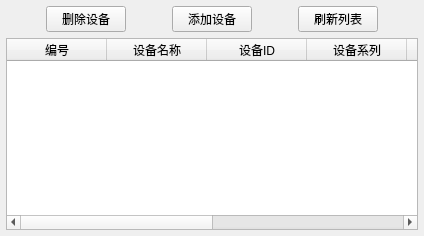
             <widget class="QWidget" name="tab_3">
              <attribute name="title">
               <string>与服务器通信</string>
              </attribute>
              <layout class="QHBoxLayout" name="horizontalLayout_8" stretch="0">
               <property name="spacing">
                <number>6</number>
               </property>
               <property name="leftMargin">
                <number>6</number>
               </property>
               <property name="topMargin">
                <number>6</number>
               </property>
               <property name="rightMargin">
                <number>6</number>
               </property>
               <property name="bottomMargin">
                <number>6</number>
               </property>
               <item>
                <layout class="QVBoxLayout" name="verticalLayout_3">
                 <item>
                  <layout class="QHBoxLayout" name="horizontalLayout_9">
                   <item>
                    <spacer name="horizontalSpacer_5">
                     <property name="orientation">
                      <enum>Qt::Horizontal</enum>
                     </property>
                     <property name="sizeHint" stdset="0">
                      <size>
                       <width>40</width>
                       <height>20</height>
                      </size>
                     </property>
                    </spacer>
                   </item>
                   <item>
                    <widget class="QPushButton" name="pushButton_4">
                     <property name="text">
                      <string>删除设备</string>
                     </property>
                    </widget>
                   </item>
                   <item>
                    <spacer name="horizontalSpacer_6">
                     <property name="orientation">
                      <enum>Qt::Horizontal</enum>
                     </property>
                     <property name="sizeHint" stdset="0">
                      <size>
                       <width>40</width>
                       <height>20</height>
                      </size>
                     </property>
                    </spacer>
                   </item>
                   <item>
                    <widget class="QPushButton" name="pushButton_5">
                     <property name="text">
                      <string>添加设备</string>
                     </property>
                    </widget>
                   </item>
                   <item>
                    <spacer name="horizontalSpacer_7">
                     <property name="orientation">
                      <enum>Qt::Horizontal</enum>
                     </property>
                     <property name="sizeHint" stdset="0">
                      <size>
                       <width>40</width>
                       <height>20</height>
                      </size>
                     </property>
                    </spacer>
                   </item>
                   <item>
                    <widget class="QPushButton" name="pushButton_6">
                     <property name="text">
                      <string>刷新列表</string>
                     </property>
                    </widget>
                   </item>
                   <item>
                    <spacer name="horizontalSpacer_8">
                     <property name="orientation">
                      <enum>Qt::Horizontal</enum>
                     </property>
                     <property name="sizeHint" stdset="0">
                      <size>
                       <width>40</width>
                       <height>20</height>
                      </size>
                     </property>
                    </spacer>
                   </item>
                  </layout>
                 </item>
                 <item>
                  <widget class="QTableWidget" name="tableWidget_2">
                   <column>
                    <property name="text">
                     <string>编号</string>
                    </property>
                   </column>
                   <column>
                    <property name="text">
                     <string>设备名称</string>
                    </property>
                   </column>
                   <column>
                    <property name="text">
                     <string>设备ID</string>
                    </property>
                   </column>
                   <column>
                    <property name="text">
                     <string>设备系列</string>
                    </property>
                   </column>
                   <column>
                    <property name="text">
                     <string>设备地址</string>
                    </property>
                   </column>
                   <column>
                    <property name="text">
                     <string>设备归属人名称</string>
                    </property>
                   </column>
                   <column>
                    <property name="text">
                     <string>设备归属人手机</string>
                    </property>
                   </column>
                   <column>
                    <property name="text">
                     <string>在线状态</string>
                    </property>
                   </column>
                  </widget>
                 </item>
                </layout>
               </item>
              </layout>
             </widget>
